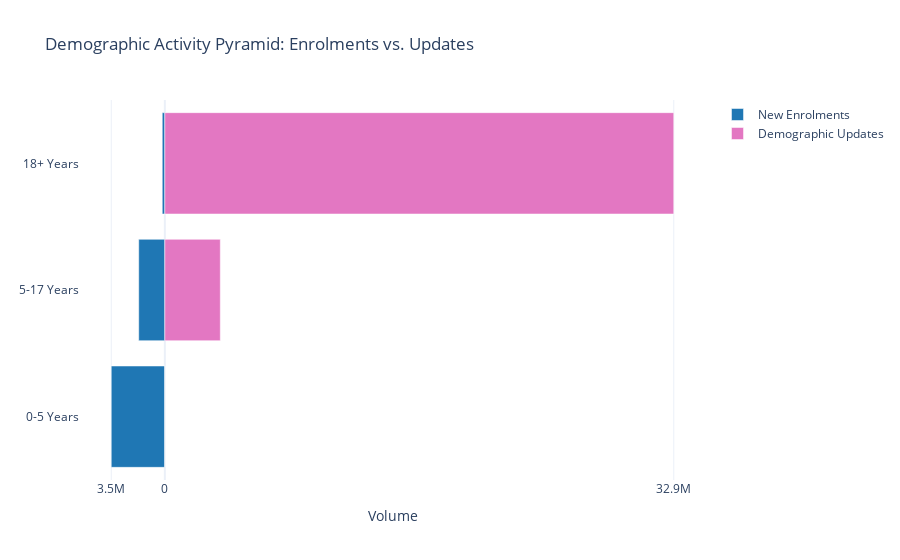

The code cell stored with this chart in its notebook:
### Markdown cell above
### Plotting the Age Pyramid

### Code cell
def plot_age_pyramid(df_enrol, df_update):
    # 1. Prepare Data    
    # RELOADING Cleaned Files for granular age access
    e = pd.read_parquet('enrolment_cleaned.parquet')
    u = pd.read_parquet('demographic_cleaned.parquet')
    
    # Define groups
    age_groups = ['age_0_5', 'age_5_17', 'age_18_greater']
    age_group = ['demo_age_5_17', 'demo_age_17_']
    
    # Sum totals
    enrol_counts = [e[col].sum() for col in age_groups]
    update_counts = [u[col].sum() for col in age_group]
    update_counts.insert(0, 0)
    
    # 2. Create Pyramid
    # Left side -> Enrolments
    # Right side -> Updates
    
    y_age_labels = ['0-5 Years', '5-17 Years', '18+ Years']

    fig = go.Figure()

    # Left Side (Enrolments)
    fig.add_trace(go.Bar(
        y=y_age_labels,
        x=[-c for c in enrol_counts], # Negative to flip left
        name='New Enrolments',
        orientation='h',
        marker=dict(color='#1f77b4')
    ))

    # Right Side (Updates)
    fig.add_trace(go.Bar(
        y=y_age_labels,
        x=update_counts,
        name='Demographic Updates',
        orientation='h',
        marker=dict(color='#e377c2')
    ))

    # 3. Formatting
    fig.update_layout(
        title='Demographic Activity Pyramid: Enrolments vs. Updates',
        barmode='overlay', # Aligns them on the center axis
        xaxis=dict(
            tickvals=[-max(enrol_counts), 0, max(update_counts)],
            ticktext=[f"{max(enrol_counts)/1e6:.1f}M", "0", f"{max(update_counts)/1e6:.1f}M"],
            title='Volume'
        ),
        template='plotly_white'
    )
    
    fig.show()

# Run the function
plot_age_pyramid(None, None)

### Figure 1 — Plotly figure (JSON) as saved in the notebook; plotly's stock layout.template omitted (floating-point values rounded to 4 significant figures)
{"data": [{"marker": {"color": "#1f77b4"}, "name": "New Enrolments", "orientation": "h", "type": "bar", "x": [-3468165, -1689455, -166413], "y": ["0-5 Years", "5-17 Years", "18+ Years"]}, {"marker": {"color": "#e377c2"}, "name": "Demographic Updates", "orientation": "h", "type": "bar", "x": [0, 3590177, 32942636], "y": ["0-5 Years", "5-17 Years", "18+ Years"]}], "layout": {"barmode": "overlay", "title": {"text": "Demographic Activity Pyramid: Enrolments vs. Updates"}, "xaxis": {"ticktext": ["3.5M", "0", "32.9M"], "tickvals": [-3468165, 0, 32942636], "title": {"text": "Volume"}}}}
